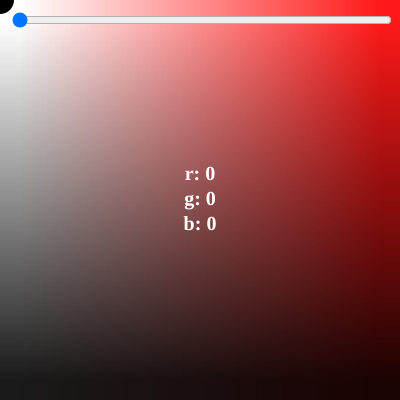
Frame 1 (no input)
Frame 60 (no input): identical to frame 1, image omitted
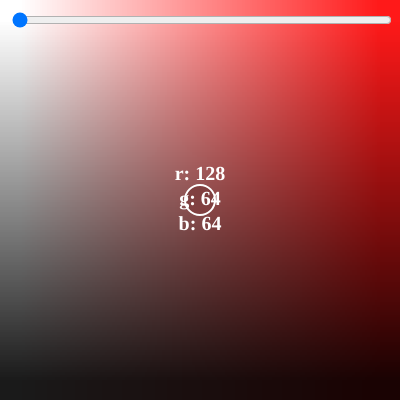
Frame 120 (the mouse pressed at the canvas centre since frame 60)

The p5.js sketch that drew these frames (run headless with seeded random() and noise() and a simulated clock; from frame 60 on, the mouse is pressed at the canvas centre):

// p5.js sketch
// ── sketch.js
let canvasSize = 400;

let fromCol, toCol;

let chosen;
let newCol;
let img;
let slider;

let colours;
let canvasDivision = 10

function setup() {
    colorMode(HSB);
    createCanvas(canvasSize, canvasSize);
    chosen = color(0);

    slider = createSlider(0, 360, 0);
    slider.position(10, 10);
    slider.style('width', '380px');

}

function draw() {
    colorMode(HSB)
    background(0);

    let val = slider.value();

    img = createImage(canvasDivision, canvasDivision);
    img.loadPixels();

    colours = []
    
    for (var y = 0; y < img.height; y++) {
    let row = []
    for (var x = 0; x < img.width; x++) {

    var c = color(val, ((x)/img.width) * 100, ((img.height - y)/img.height) * 100)

    // var c = color((y/canvasDivision)*255, (x/canvasDivision) * 255, 0); // ORIGINAL
    // var c = color(((canvasDivision - y)/canvasDivision)*255, ((canvasDivision -x)/canvasDivision) * 255, ((canvasDivision - x)/canvasDivision)*255); // ALMOST THERE
    // row.push(c.toString())
    img.set(x, y, c);
    }
    colours.push(row)
    }

    img.updatePixels();

    // noSmooth();
    image(img, 0, 0, canvasSize, canvasSize);

    colorMode(RGB)
    if (chosen == "") {
    fill(255)
    } else {
    fill(chosen)
    }
    stroke(255);
    strokeWeight(2);
    ellipse(mouseX, mouseY, 30)

    noStroke();
    textSize(20);
    fill(255);
    textAlign(CENTER, CENTER);
    textFont("Cutive Mono")
    textStyle(BOLD)

    let r = red(chosen)
    let g = green(chosen)
    let b = blue(chosen)

    text("r: " + r +"\ng: " + g + "\nb: " + b, width/2, height/2);
}

function mousePressed() {
    if (mouseX >= 0 && mouseX <= width && mouseY >= 0 && mouseY <= height) {
    let mx = map(mouseX, 0, canvasSize, 0, canvasDivision)
    let my = map(mouseY, 0, canvasSize, 0, canvasDivision)
    chosen = img.get(mx, my);
    } else {
    // chosen = color(0, 0, 255);
    }
}
